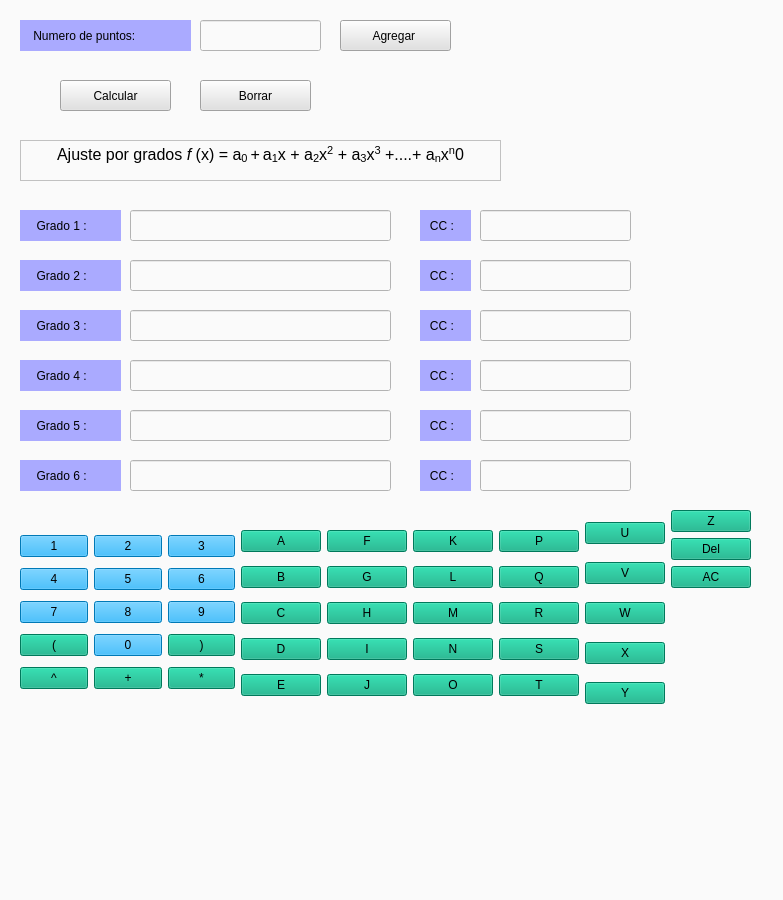
<?xml version="1.0" encoding="UTF-8"?>
<ui version="4.0">
 <class>Form</class>
 <widget class="QWidget" name="Form">
  <property name="geometry">
   <rect>
    <x>0</x>
    <y>0</y>
    <width>783</width>
    <height>900</height>
   </rect>
  </property>
  <property name="windowTitle">
   <string>Ajuste por mínimos cuadrados</string>
  </property>
  <property name="styleSheet">
   <string notr="true">background-color: rgb(250, 250, 250);</string>
  </property>
  <widget class="QLineEdit" name="numpuntosedit">
   <property name="geometry">
    <rect>
     <x>200</x>
     <y>20</y>
     <width>121</width>
     <height>31</height>
    </rect>
   </property>
  </widget>
  <widget class="QPushButton" name="botonagregar">
   <property name="geometry">
    <rect>
     <x>340</x>
     <y>20</y>
     <width>111</width>
     <height>31</height>
    </rect>
   </property>
   <property name="styleSheet">
    <string notr="true">background-color: rgb(225, 225, 225);
font: 87 12pt &quot;Arial Black&quot;;</string>
   </property>
   <property name="text">
    <string>Agregar </string>
   </property>
  </widget>
  <widget class="QPushButton" name="botoncalcular">
   <property name="geometry">
    <rect>
     <x>60</x>
     <y>80</y>
     <width>111</width>
     <height>31</height>
    </rect>
   </property>
   <property name="styleSheet">
    <string notr="true">background-color: rgb(225, 225, 225);
font: 87 12pt &quot;Arial Black&quot;;</string>
   </property>
   <property name="text">
    <string>Calcular</string>
   </property>
  </widget>
  <widget class="QPushButton" name="botonborrar">
   <property name="geometry">
    <rect>
     <x>200</x>
     <y>80</y>
     <width>111</width>
     <height>31</height>
    </rect>
   </property>
   <property name="styleSheet">
    <string notr="true">background-color: rgb(225, 225, 225);
font: 87 12pt &quot;Arial Black&quot;;</string>
   </property>
   <property name="text">
    <string>Borrar</string>
   </property>
  </widget>
  <widget class="QTextEdit" name="textejemplo">
   <property name="geometry">
    <rect>
     <x>20</x>
     <y>140</y>
     <width>481</width>
     <height>41</height>
    </rect>
   </property>
   <property name="html">
    <string>&lt;!DOCTYPE HTML PUBLIC &quot;-//W3C//DTD HTML 4.0//EN&quot; &quot;http://www.w3.org/TR/REC-html40/strict.dtd&quot;&gt;
&lt;html&gt;&lt;head&gt;&lt;meta name=&quot;qrichtext&quot; content=&quot;1&quot; /&gt;&lt;style type=&quot;text/css&quot;&gt;
p, li { white-space: pre-wrap; }
&lt;/style&gt;&lt;/head&gt;&lt;body style=&quot; font-family:'MS Shell Dlg 2'; font-size:8.25pt; font-weight:400; font-style:normal;&quot;&gt;
&lt;p align=&quot;center&quot; style=&quot; margin-top:0px; margin-bottom:0px; margin-left:0px; margin-right:0px; -qt-block-indent:0; text-indent:0px;&quot;&gt;&lt;span style=&quot; font-size:12pt;&quot;&gt;Ajuste por grados &lt;/span&gt;&lt;span style=&quot; font-size:12pt; font-style:italic;&quot;&gt;f &lt;/span&gt;&lt;span style=&quot; font-size:12pt;&quot;&gt;(x) = a&lt;/span&gt;&lt;span style=&quot; font-size:12pt; vertical-align:sub;&quot;&gt;0 &lt;/span&gt;&lt;span style=&quot; font-size:12pt;&quot;&gt;+&lt;/span&gt;&lt;span style=&quot; font-size:12pt; vertical-align:sub;&quot;&gt; &lt;/span&gt;&lt;span style=&quot; font-size:12pt;&quot;&gt;a&lt;/span&gt;&lt;span style=&quot; font-size:12pt; vertical-align:sub;&quot;&gt;1&lt;/span&gt;&lt;span style=&quot; font-size:12pt;&quot;&gt;x + a&lt;/span&gt;&lt;span style=&quot; font-size:12pt; vertical-align:sub;&quot;&gt;2&lt;/span&gt;&lt;span style=&quot; font-size:12pt;&quot;&gt;x&lt;/span&gt;&lt;span style=&quot; font-size:12pt; vertical-align:super;&quot;&gt;2&lt;/span&gt;&lt;span style=&quot; font-size:12pt;&quot;&gt; + a&lt;/span&gt;&lt;span style=&quot; font-size:12pt; vertical-align:sub;&quot;&gt;3&lt;/span&gt;&lt;span style=&quot; font-size:12pt;&quot;&gt;x&lt;/span&gt;&lt;span style=&quot; font-size:12pt; vertical-align:super;&quot;&gt;3&lt;/span&gt;&lt;span style=&quot; font-size:12pt;&quot;&gt; +....+ a&lt;/span&gt;&lt;span style=&quot; font-size:12pt; vertical-align:sub;&quot;&gt;n&lt;/span&gt;&lt;span style=&quot; font-size:12pt;&quot;&gt;x&lt;/span&gt;&lt;span style=&quot; font-size:12pt; vertical-align:super;&quot;&gt;n&lt;/span&gt;&lt;span style=&quot; font-size:12pt;&quot;&gt;0&lt;/span&gt;&lt;/p&gt;&lt;/body&gt;&lt;/html&gt;</string>
   </property>
  </widget>
  <widget class="QLineEdit" name="gradounoedit">
   <property name="geometry">
    <rect>
     <x>130</x>
     <y>210</y>
     <width>261</width>
     <height>31</height>
    </rect>
   </property>
  </widget>
  <widget class="QLineEdit" name="gradodosedit">
   <property name="geometry">
    <rect>
     <x>130</x>
     <y>260</y>
     <width>261</width>
     <height>31</height>
    </rect>
   </property>
  </widget>
  <widget class="QLineEdit" name="gradotresedit">
   <property name="geometry">
    <rect>
     <x>130</x>
     <y>310</y>
     <width>261</width>
     <height>31</height>
    </rect>
   </property>
  </widget>
  <widget class="QLineEdit" name="gradocuatroedit">
   <property name="geometry">
    <rect>
     <x>130</x>
     <y>360</y>
     <width>261</width>
     <height>31</height>
    </rect>
   </property>
  </widget>
  <widget class="QLineEdit" name="gradocincoedit">
   <property name="geometry">
    <rect>
     <x>130</x>
     <y>410</y>
     <width>261</width>
     <height>31</height>
    </rect>
   </property>
  </widget>
  <widget class="QLineEdit" name="gradoseisedit">
   <property name="geometry">
    <rect>
     <x>130</x>
     <y>460</y>
     <width>261</width>
     <height>31</height>
    </rect>
   </property>
  </widget>
  <widget class="QLineEdit" name="CCunoedit">
   <property name="geometry">
    <rect>
     <x>480</x>
     <y>210</y>
     <width>151</width>
     <height>31</height>
    </rect>
   </property>
  </widget>
  <widget class="QLabel" name="gradouno">
   <property name="geometry">
    <rect>
     <x>20</x>
     <y>210</y>
     <width>101</width>
     <height>31</height>
    </rect>
   </property>
   <property name="styleSheet">
    <string notr="true">font: 12pt &quot;Arial&quot;;
background-color: rgb(170, 170, 255);</string>
   </property>
   <property name="text">
    <string>     Grado 1 :</string>
   </property>
  </widget>
  <widget class="QLabel" name="gradodos">
   <property name="geometry">
    <rect>
     <x>20</x>
     <y>260</y>
     <width>101</width>
     <height>31</height>
    </rect>
   </property>
   <property name="styleSheet">
    <string notr="true">font: 12pt &quot;Arial&quot;;
background-color: rgb(170, 170, 255);</string>
   </property>
   <property name="text">
    <string>     Grado 2 :</string>
   </property>
  </widget>
  <widget class="QLabel" name="gradotres">
   <property name="geometry">
    <rect>
     <x>20</x>
     <y>310</y>
     <width>101</width>
     <height>31</height>
    </rect>
   </property>
   <property name="styleSheet">
    <string notr="true">font: 12pt &quot;Arial&quot;;
background-color: rgb(170, 170, 255);</string>
   </property>
   <property name="text">
    <string>     Grado 3 :</string>
   </property>
  </widget>
  <widget class="QLabel" name="gradocuatro">
   <property name="geometry">
    <rect>
     <x>20</x>
     <y>360</y>
     <width>101</width>
     <height>31</height>
    </rect>
   </property>
   <property name="styleSheet">
    <string notr="true">font: 12pt &quot;Arial&quot;;
background-color: rgb(170, 170, 255);</string>
   </property>
   <property name="text">
    <string>     Grado 4 :</string>
   </property>
  </widget>
  <widget class="QLabel" name="gradocinco">
   <property name="geometry">
    <rect>
     <x>20</x>
     <y>410</y>
     <width>101</width>
     <height>31</height>
    </rect>
   </property>
   <property name="styleSheet">
    <string notr="true">font: 12pt &quot;Arial&quot;;
background-color: rgb(170, 170, 255);</string>
   </property>
   <property name="text">
    <string>     Grado 5 :</string>
   </property>
  </widget>
  <widget class="QLabel" name="gradoseis">
   <property name="geometry">
    <rect>
     <x>20</x>
     <y>460</y>
     <width>101</width>
     <height>31</height>
    </rect>
   </property>
   <property name="styleSheet">
    <string notr="true">font: 12pt &quot;Arial&quot;;
background-color: rgb(170, 170, 255);</string>
   </property>
   <property name="text">
    <string>     Grado 6 :</string>
   </property>
  </widget>
  <widget class="QLabel" name="numpuntos">
   <property name="geometry">
    <rect>
     <x>20</x>
     <y>20</y>
     <width>171</width>
     <height>31</height>
    </rect>
   </property>
   <property name="styleSheet">
    <string notr="true">font: 12pt &quot;Arial&quot;;
background-color: rgb(170, 170, 255);</string>
   </property>
   <property name="text">
    <string>    Numero de puntos:</string>
   </property>
  </widget>
  <widget class="QLabel" name="CCuno">
   <property name="geometry">
    <rect>
     <x>420</x>
     <y>210</y>
     <width>51</width>
     <height>31</height>
    </rect>
   </property>
   <property name="styleSheet">
    <string notr="true">font: 12pt &quot;Arial&quot;;
background-color: rgb(170, 170, 255);</string>
   </property>
   <property name="text">
    <string>   CC :</string>
   </property>
  </widget>
  <widget class="QLabel" name="CCdos">
   <property name="geometry">
    <rect>
     <x>420</x>
     <y>260</y>
     <width>51</width>
     <height>31</height>
    </rect>
   </property>
   <property name="styleSheet">
    <string notr="true">font: 12pt &quot;Arial&quot;;
background-color: rgb(170, 170, 255);</string>
   </property>
   <property name="text">
    <string>   CC :</string>
   </property>
  </widget>
  <widget class="QLabel" name="CCtres">
   <property name="geometry">
    <rect>
     <x>420</x>
     <y>310</y>
     <width>51</width>
     <height>31</height>
    </rect>
   </property>
   <property name="styleSheet">
    <string notr="true">font: 12pt &quot;Arial&quot;;
background-color: rgb(170, 170, 255);</string>
   </property>
   <property name="text">
    <string>   CC :</string>
   </property>
  </widget>
  <widget class="QLabel" name="CCcinco">
   <property name="geometry">
    <rect>
     <x>420</x>
     <y>410</y>
     <width>51</width>
     <height>31</height>
    </rect>
   </property>
   <property name="styleSheet">
    <string notr="true">font: 12pt &quot;Arial&quot;;
background-color: rgb(170, 170, 255);</string>
   </property>
   <property name="text">
    <string>   CC :</string>
   </property>
  </widget>
  <widget class="QLabel" name="CCcuatro">
   <property name="geometry">
    <rect>
     <x>420</x>
     <y>360</y>
     <width>51</width>
     <height>31</height>
    </rect>
   </property>
   <property name="styleSheet">
    <string notr="true">font: 12pt &quot;Arial&quot;;
background-color: rgb(170, 170, 255);</string>
   </property>
   <property name="text">
    <string>   CC :</string>
   </property>
  </widget>
  <widget class="QLabel" name="CCseis">
   <property name="geometry">
    <rect>
     <x>420</x>
     <y>460</y>
     <width>51</width>
     <height>31</height>
    </rect>
   </property>
   <property name="styleSheet">
    <string notr="true">font: 12pt &quot;Arial&quot;;
background-color: rgb(170, 170, 255);</string>
   </property>
   <property name="text">
    <string>   CC :</string>
   </property>
  </widget>
  <widget class="QLineEdit" name="CCdosedit">
   <property name="geometry">
    <rect>
     <x>480</x>
     <y>260</y>
     <width>151</width>
     <height>31</height>
    </rect>
   </property>
  </widget>
  <widget class="QLineEdit" name="CCtresedit">
   <property name="geometry">
    <rect>
     <x>480</x>
     <y>310</y>
     <width>151</width>
     <height>31</height>
    </rect>
   </property>
  </widget>
  <widget class="QLineEdit" name="CCcuatroedit">
   <property name="geometry">
    <rect>
     <x>480</x>
     <y>360</y>
     <width>151</width>
     <height>31</height>
    </rect>
   </property>
  </widget>
  <widget class="QLineEdit" name="CCcincoedit">
   <property name="geometry">
    <rect>
     <x>480</x>
     <y>410</y>
     <width>151</width>
     <height>31</height>
    </rect>
   </property>
  </widget>
  <widget class="QLineEdit" name="CCseisedit">
   <property name="geometry">
    <rect>
     <x>480</x>
     <y>460</y>
     <width>151</width>
     <height>31</height>
    </rect>
   </property>
  </widget>
  <widget class="QWidget" name="">
   <property name="geometry">
    <rect>
     <x>20</x>
     <y>510</y>
     <width>731</width>
     <height>207</height>
    </rect>
   </property>
   <layout class="QGridLayout" name="gridLayout_4">
    <item row="2" column="1">
     <widget class="QPushButton" name="botoneliminartodo">
      <property name="styleSheet">
       <string notr="true">font: 87 14pt &quot;Arial Black&quot;;
background-color: rgb(0, 170, 127);</string>
      </property>
      <property name="text">
       <string>AC</string>
      </property>
      <property name="shortcut">
       <string>(</string>
      </property>
     </widget>
    </item>
    <item row="0" column="0" rowspan="4">
     <layout class="QGridLayout" name="gridLayout_3">
      <item row="0" column="0" rowspan="5">
       <layout class="QGridLayout" name="gridLayout_2">
        <item row="2" column="1">
         <widget class="QPushButton" name="botonC">
          <property name="styleSheet">
           <string notr="true">background-color: rgb(0, 170, 127);
font: 87 14pt &quot;Arial Black&quot;;</string>
          </property>
          <property name="text">
           <string>C</string>
          </property>
          <property name="shortcut">
           <string>*</string>
          </property>
         </widget>
        </item>
        <item row="3" column="4">
         <widget class="QPushButton" name="botonS">
          <property name="styleSheet">
           <string notr="true">font: 87 14pt &quot;Arial Black&quot;;
background-color: rgb(0, 170, 127);</string>
          </property>
          <property name="text">
           <string>S</string>
          </property>
          <property name="shortcut">
           <string>+</string>
          </property>
         </widget>
        </item>
        <item row="0" column="1">
         <widget class="QPushButton" name="botonA">
          <property name="styleSheet">
           <string notr="true">font: 87 14pt &quot;Arial Black&quot;;
background-color: rgb(0, 170, 127);</string>
          </property>
          <property name="text">
           <string>A</string>
          </property>
          <property name="shortcut">
           <string>+</string>
          </property>
         </widget>
        </item>
        <item row="2" column="2">
         <widget class="QPushButton" name="botonH">
          <property name="styleSheet">
           <string notr="true">font: 87 14pt &quot;Arial Black&quot;;
background-color: rgb(0, 170, 127);</string>
          </property>
          <property name="text">
           <string>H</string>
          </property>
          <property name="shortcut">
           <string>+</string>
          </property>
         </widget>
        </item>
        <item row="1" column="2">
         <widget class="QPushButton" name="botonG">
          <property name="styleSheet">
           <string notr="true">font: 87 14pt &quot;Arial Black&quot;;
background-color: rgb(0, 170, 127);</string>
          </property>
          <property name="text">
           <string>G</string>
          </property>
          <property name="shortcut">
           <string>+</string>
          </property>
         </widget>
        </item>
        <item row="2" column="3">
         <widget class="QPushButton" name="botonM">
          <property name="styleSheet">
           <string notr="true">font: 87 14pt &quot;Arial Black&quot;;
background-color: rgb(0, 170, 127);</string>
          </property>
          <property name="text">
           <string>M</string>
          </property>
          <property name="shortcut">
           <string>+</string>
          </property>
         </widget>
        </item>
        <item row="0" column="0" rowspan="5">
         <layout class="QGridLayout" name="gridLayout">
          <item row="1" column="0">
           <widget class="QPushButton" name="botonCuatro">
            <property name="styleSheet">
             <string notr="true">background-color: rgb(0, 170, 255);
font: 87 14pt &quot;Arial Black&quot;;</string>
            </property>
            <property name="text">
             <string>4</string>
            </property>
            <property name="shortcut">
             <string>4</string>
            </property>
           </widget>
          </item>
          <item row="1" column="2">
           <widget class="QPushButton" name="botonSeis">
            <property name="styleSheet">
             <string notr="true">background-color: rgb(0, 170, 255);
font: 87 14pt &quot;Arial Black&quot;;</string>
            </property>
            <property name="text">
             <string>6</string>
            </property>
            <property name="shortcut">
             <string>6</string>
            </property>
           </widget>
          </item>
          <item row="3" column="2">
           <widget class="QPushButton" name="botonCerrado">
            <property name="styleSheet">
             <string notr="true">background-color: rgb(0, 170, 127);
font: 87 14pt &quot;Arial Black&quot;;</string>
            </property>
            <property name="text">
             <string>)</string>
            </property>
            <property name="shortcut">
             <string>)</string>
            </property>
           </widget>
          </item>
          <item row="0" column="0">
           <widget class="QPushButton" name="botonUno">
            <property name="styleSheet">
             <string notr="true">background-color: rgb(0, 170, 255);
font: 87 14pt &quot;Arial Black&quot;;</string>
            </property>
            <property name="text">
             <string>1</string>
            </property>
            <property name="shortcut">
             <string>1</string>
            </property>
           </widget>
          </item>
          <item row="0" column="2">
           <widget class="QPushButton" name="botonTres">
            <property name="styleSheet">
             <string notr="true">background-color: rgb(0, 170, 255);
font: 87 14pt &quot;Arial Black&quot;;</string>
            </property>
            <property name="text">
             <string>3</string>
            </property>
            <property name="shortcut">
             <string>3</string>
            </property>
           </widget>
          </item>
          <item row="2" column="2">
           <widget class="QPushButton" name="botonNueve">
            <property name="styleSheet">
             <string notr="true">background-color: rgb(0, 170, 255);
font: 87 14pt &quot;Arial Black&quot;;</string>
            </property>
            <property name="text">
             <string>9</string>
            </property>
            <property name="shortcut">
             <string>9</string>
            </property>
           </widget>
          </item>
          <item row="3" column="1">
           <widget class="QPushButton" name="botonCero">
            <property name="styleSheet">
             <string notr="true">background-color: rgb(0, 170, 255);
font: 87 14pt &quot;Arial Black&quot;;</string>
            </property>
            <property name="text">
             <string>0</string>
            </property>
            <property name="shortcut">
             <string>0</string>
            </property>
           </widget>
          </item>
          <item row="0" column="1">
           <widget class="QPushButton" name="botonDos">
            <property name="styleSheet">
             <string notr="true">background-color: rgb(0, 170, 255);
font: 87 14pt &quot;Arial Black&quot;;</string>
            </property>
            <property name="text">
             <string>2</string>
            </property>
            <property name="shortcut">
             <string>2</string>
            </property>
           </widget>
          </item>
          <item row="2" column="0">
           <widget class="QPushButton" name="botonSiete">
            <property name="styleSheet">
             <string notr="true">background-color: rgb(0, 170, 255);
font: 87 14pt &quot;Arial Black&quot;;</string>
            </property>
            <property name="text">
             <string>7</string>
            </property>
            <property name="shortcut">
             <string>7</string>
            </property>
           </widget>
          </item>
          <item row="1" column="1">
           <widget class="QPushButton" name="botonCinco">
            <property name="styleSheet">
             <string notr="true">background-color: rgb(0, 170, 255);
font: 87 14pt &quot;Arial Black&quot;;</string>
            </property>
            <property name="text">
             <string>5</string>
            </property>
            <property name="shortcut">
             <string>5</string>
            </property>
           </widget>
          </item>
          <item row="2" column="1">
           <widget class="QPushButton" name="botonOcho">
            <property name="styleSheet">
             <string notr="true">background-color: rgb(0, 170, 255);
font: 87 14pt &quot;Arial Black&quot;;</string>
            </property>
            <property name="text">
             <string>8</string>
            </property>
            <property name="shortcut">
             <string>8</string>
            </property>
           </widget>
          </item>
          <item row="3" column="0">
           <widget class="QPushButton" name="botonCabierto">
            <property name="styleSheet">
             <string notr="true">font: 87 14pt &quot;Arial Black&quot;;
background-color: rgb(0, 170, 127);</string>
            </property>
            <property name="text">
             <string>(</string>
            </property>
            <property name="shortcut">
             <string>(</string>
            </property>
           </widget>
          </item>
          <item row="4" column="2">
           <widget class="QPushButton" name="botonmultiplicacion">
            <property name="styleSheet">
             <string notr="true">font: 87 14pt &quot;Arial Black&quot;;
background-color: rgb(0, 170, 127);</string>
            </property>
            <property name="text">
             <string>*</string>
            </property>
            <property name="shortcut">
             <string>(</string>
            </property>
           </widget>
          </item>
          <item row="4" column="1">
           <widget class="QPushButton" name="botonsuma">
            <property name="styleSheet">
             <string notr="true">background-color: rgb(0, 170, 127);
font: 87 14pt &quot;Arial Black&quot;;</string>
            </property>
            <property name="text">
             <string>+</string>
            </property>
            <property name="shortcut">
             <string>.</string>
            </property>
           </widget>
          </item>
          <item row="4" column="0">
           <widget class="QPushButton" name="botonElevado">
            <property name="styleSheet">
             <string notr="true">font: 87 14pt &quot;Arial Black&quot;;
background-color: rgb(0, 170, 127);</string>
            </property>
            <property name="text">
             <string>^</string>
            </property>
            <property name="shortcut">
             <string>(</string>
            </property>
           </widget>
          </item>
         </layout>
        </item>
        <item row="3" column="3">
         <widget class="QPushButton" name="botonN">
          <property name="styleSheet">
           <string notr="true">font: 87 14pt &quot;Arial Black&quot;;
background-color: rgb(0, 170, 127);</string>
          </property>
          <property name="text">
           <string>N</string>
          </property>
          <property name="shortcut">
           <string>+</string>
          </property>
         </widget>
        </item>
        <item row="0" column="3">
         <widget class="QPushButton" name="botonK">
          <property name="styleSheet">
           <string notr="true">font: 87 14pt &quot;Arial Black&quot;;
background-color: rgb(0, 170, 127);</string>
          </property>
          <property name="text">
           <string>K</string>
          </property>
          <property name="shortcut">
           <string>+</string>
          </property>
         </widget>
        </item>
        <item row="1" column="4">
         <widget class="QPushButton" name="botonQ">
          <property name="styleSheet">
           <string notr="true">font: 87 14pt &quot;Arial Black&quot;;
background-color: rgb(0, 170, 127);</string>
          </property>
          <property name="text">
           <string>Q</string>
          </property>
          <property name="shortcut">
           <string>+</string>
          </property>
         </widget>
        </item>
        <item row="0" column="2">
         <widget class="QPushButton" name="botonF">
          <property name="styleSheet">
           <string notr="true">font: 87 14pt &quot;Arial Black&quot;;
background-color: rgb(0, 170, 127);</string>
          </property>
          <property name="text">
           <string>F</string>
          </property>
          <property name="shortcut">
           <string>+</string>
          </property>
         </widget>
        </item>
        <item row="3" column="2">
         <widget class="QPushButton" name="botonI">
          <property name="styleSheet">
           <string notr="true">font: 87 14pt &quot;Arial Black&quot;;
background-color: rgb(0, 170, 127);</string>
          </property>
          <property name="text">
           <string>I</string>
          </property>
          <property name="shortcut">
           <string>+</string>
          </property>
         </widget>
        </item>
        <item row="3" column="1">
         <widget class="QPushButton" name="botonD">
          <property name="styleSheet">
           <string notr="true">font: 87 14pt &quot;Arial Black&quot;;
background-color: rgb(0, 170, 127);</string>
          </property>
          <property name="text">
           <string>D</string>
          </property>
          <property name="shortcut">
           <string>/</string>
          </property>
         </widget>
        </item>
        <item row="1" column="3">
         <widget class="QPushButton" name="botonL">
          <property name="styleSheet">
           <string notr="true">font: 87 14pt &quot;Arial Black&quot;;
background-color: rgb(0, 170, 127);</string>
          </property>
          <property name="text">
           <string>L</string>
          </property>
          <property name="shortcut">
           <string>+</string>
          </property>
         </widget>
        </item>
        <item row="2" column="4">
         <widget class="QPushButton" name="botonR">
          <property name="styleSheet">
           <string notr="true">font: 87 14pt &quot;Arial Black&quot;;
background-color: rgb(0, 170, 127);</string>
          </property>
          <property name="text">
           <string>R</string>
          </property>
          <property name="shortcut">
           <string>+</string>
          </property>
         </widget>
        </item>
        <item row="0" column="4">
         <widget class="QPushButton" name="botonP">
          <property name="styleSheet">
           <string notr="true">font: 87 14pt &quot;Arial Black&quot;;
background-color: rgb(0, 170, 127);</string>
          </property>
          <property name="text">
           <string>P</string>
          </property>
          <property name="shortcut">
           <string>+</string>
          </property>
         </widget>
        </item>
        <item row="1" column="1">
         <widget class="QPushButton" name="botonB">
          <property name="styleSheet">
           <string notr="true">font: 87 14pt &quot;Arial Black&quot;;
background-color: rgb(0, 170, 127);</string>
          </property>
          <property name="text">
           <string>B</string>
          </property>
          <property name="shortcut">
           <string>-</string>
          </property>
         </widget>
        </item>
        <item row="4" column="4">
         <widget class="QPushButton" name="botonT">
          <property name="styleSheet">
           <string notr="true">font: 87 14pt &quot;Arial Black&quot;;
background-color: rgb(0, 170, 127);</string>
          </property>
          <property name="text">
           <string>T</string>
          </property>
         </widget>
        </item>
        <item row="4" column="3">
         <widget class="QPushButton" name="botonO">
          <property name="styleSheet">
           <string notr="true">background-color: rgb(0, 170, 127);
font: 87 14pt &quot;Arial Black&quot;;</string>
          </property>
          <property name="text">
           <string>O</string>
          </property>
          <property name="shortcut">
           <string>Esc</string>
          </property>
         </widget>
        </item>
        <item row="4" column="2">
         <widget class="QPushButton" name="botonJ">
          <property name="styleSheet">
           <string notr="true">font: 87 14pt &quot;Arial Black&quot;;
background-color: rgb(0, 170, 127);</string>
          </property>
          <property name="text">
           <string>J</string>
          </property>
          <property name="shortcut">
           <string>+</string>
          </property>
         </widget>
        </item>
        <item row="4" column="1">
         <widget class="QPushButton" name="botonE">
          <property name="styleSheet">
           <string notr="true">font: 87 14pt &quot;Arial Black&quot;;
background-color: rgb(0, 170, 127);</string>
          </property>
          <property name="text">
           <string>E</string>
          </property>
          <property name="shortcut">
           <string>%</string>
          </property>
         </widget>
        </item>
       </layout>
      </item>
      <item row="0" column="1">
       <widget class="QPushButton" name="botonU">
        <property name="styleSheet">
         <string notr="true">font: 87 14pt &quot;Arial Black&quot;;
background-color: rgb(0, 170, 127);</string>
        </property>
        <property name="text">
         <string>U</string>
        </property>
       </widget>
      </item>
      <item row="1" column="1">
       <widget class="QPushButton" name="botonV">
        <property name="styleSheet">
         <string notr="true">font: 87 14pt &quot;Arial Black&quot;;
background-color: rgb(0, 170, 127);</string>
        </property>
        <property name="text">
         <string>V</string>
        </property>
       </widget>
      </item>
      <item row="2" column="1">
       <widget class="QPushButton" name="botonW">
        <property name="styleSheet">
         <string notr="true">font: 87 14pt &quot;Arial Black&quot;;
background-color: rgb(0, 170, 127);</string>
        </property>
        <property name="text">
         <string>W</string>
        </property>
       </widget>
      </item>
      <item row="3" column="1">
       <widget class="QPushButton" name="botonX">
        <property name="styleSheet">
         <string notr="true">font: 87 14pt &quot;Arial Black&quot;;
background-color: rgb(0, 170, 127);</string>
        </property>
        <property name="text">
         <string>X</string>
        </property>
       </widget>
      </item>
      <item row="4" column="1">
       <widget class="QPushButton" name="botonY">
        <property name="styleSheet">
         <string notr="true">font: 87 14pt &quot;Arial Black&quot;;
background-color: rgb(0, 170, 127);</string>
        </property>
        <property name="text">
         <string>Y</string>
        </property>
       </widget>
      </item>
     </layout>
    </item>
    <item row="1" column="1">
     <widget class="QPushButton" name="eliminaruno">
      <property name="styleSheet">
       <string notr="true">font: 87 14pt &quot;Arial Black&quot;;
background-color: rgb(0, 170, 127);</string>
      </property>
      <property name="text">
       <string>Del</string>
      </property>
      <property name="shortcut">
       <string>(</string>
      </property>
     </widget>
    </item>
    <item row="0" column="1">
     <widget class="QPushButton" name="botonZ">
      <property name="styleSheet">
       <string notr="true">font: 87 14pt &quot;Arial Black&quot;;
background-color: rgb(0, 170, 127);</string>
      </property>
      <property name="text">
       <string>Z</string>
      </property>
      <property name="shortcut">
       <string>(</string>
      </property>
     </widget>
    </item>
   </layout>
  </widget>
 </widget>
 <resources/>
 <connections/>
</ui>
